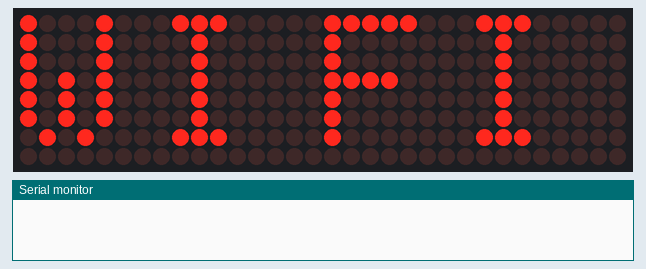
A program run on a simulated ESP8266 (NodeMCU). Parts: 32×8 LED matrix, the last lines printed to the serial monitor. WiFi joins after 1.5 s; servers stay silent unless stated; network time is answered at once with the bench clock; the local clock reads 2024-03-15 10:24:30 at power-on unless the program sets it.

Above: at 0.1 s.
At 2.9 s:
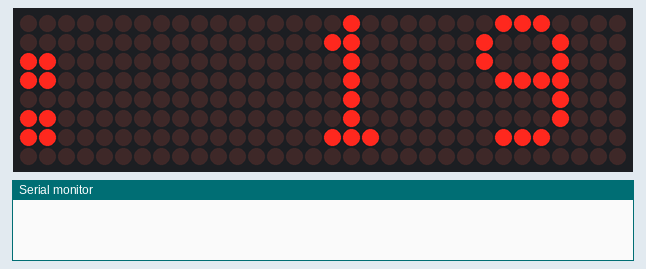
At 4.2 s:
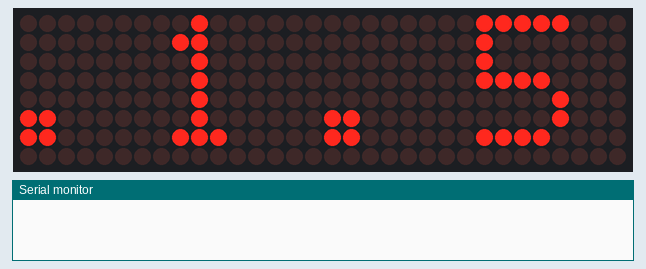
At 4.8 s:
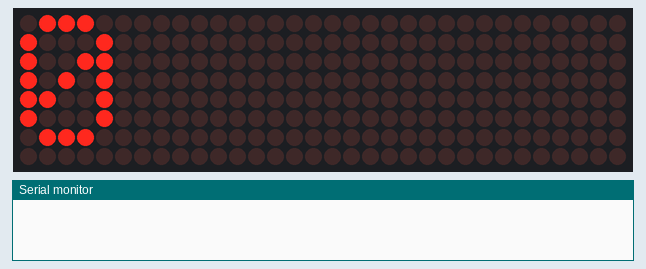
At 5.6 s:
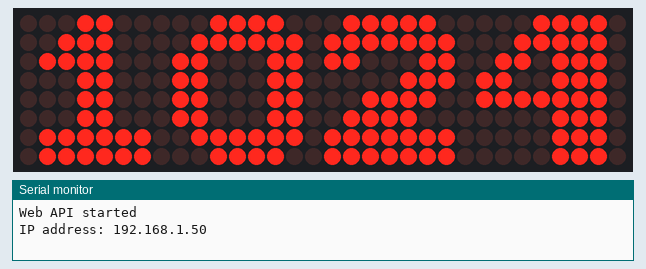
At 30.6 s:
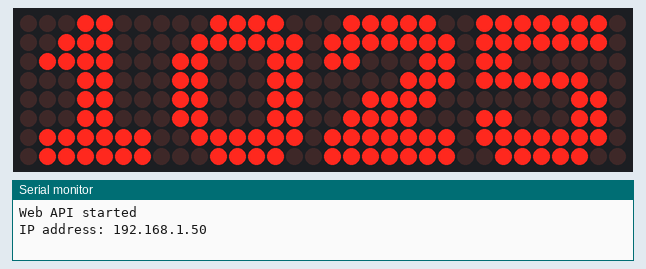

The program:

main.cpp
```cpp
#include <Arduino.h>
#include <MD_MAX72xx.h>
#include <NTPClient.h>
#include <ESP8266WiFi.h>
#include <WiFiManager.h>
#include <WiFiUdp.h>
#include <TimeLib.h>
#include <ESP8266WebServer.h>
#include <ArduinoJson.h>

// Define pins for the LED matrix
#define CLK_PIN   D5  // or GPIO14
#define DATA_PIN  D7  // or GPIO13
#define CS_PIN    D4  // or GPIO2

// Scrolling message parameters
#define SCROLL_DELAY 150  // Increased delay for slower scrolling (milliseconds)

// Define matrix properties
#define HARDWARE_TYPE MD_MAX72XX::FC16_HW
#define MAX_DEVICES 4
#define TOTAL_COLUMNS MAX_DEVICES * 8

// Create matrix object
MD_MAX72XX mx = MD_MAX72XX(HARDWARE_TYPE, DATA_PIN, CLK_PIN, CS_PIN, MAX_DEVICES);

// Define NTP Client to get time
WiFiUDP ntpUDP;
NTPClient timeClient(ntpUDP, "pool.ntp.org");

// Variables for time tracking
unsigned long lastUpdate = 0;
const long updateInterval = 1000; // Update every second
bool showColon = true;
bool configMode = false;

// Message scrolling variables
String currentMessage = "";
bool isScrolling = false;
int scrollPosition = 0;
int scrollCount = 0;
const int MAX_SCROLL_COUNT = 3;  // Number of times to scroll the message
unsigned long lastScrollUpdate = 0;

// Web Server
ESP8266WebServer server(80);

// Function prototypes
void displayTime(int hours, int minutes);
void displayError();
void checkWiFiConnection();
void scrollMessage();
void setupAPI();
void handleMessage();
void handleStopScroll();
void displayIPAddress(); // New prototype

// Variables for IP display
bool showingIP = false;
String ipToShow = "";

void setup() {
    Serial.begin(115200);

    // Initialize the LED matrix
    mx.begin();

    // Initialize all devices
    for (int i = 0; i < MAX_DEVICES; i++) {
        mx.control(i, MD_MAX72XX::INTENSITY, 1); // Set initial brightness (0-15)
        mx.control(i, MD_MAX72XX::SHUTDOWN, false); // Ensure display is on
        mx.control(i, MD_MAX72XX::DECODE, false); // No decode for digits
    }
    mx.clear();

    // Display "WIFI" while connecting
    mx.setChar(31, 'W');
    mx.setChar(23, 'I');
    mx.setChar(15, 'F');
    mx.setChar(7, 'I');
    mx.update();

    // Initialize WiFiManager
    WiFiManager wifiManager;

    // Set callback for entering configuration mode
    wifiManager.setAPCallback([](WiFiManager* mgr) {
        configMode = true;
        mx.clear();
        mx.setChar(31, 'C');
        mx.setChar(23, 'O');
        mx.setChar(15, 'N');
        mx.setChar(7, 'F');
        mx.update();
    });

    // Try to connect to WiFi
    if (!wifiManager.autoConnect("Clock-Setup")) {
        Serial.println("Failed to connect and hit timeout");
        ESP.restart();
    }
    configMode = false;

    // Wait a moment for the connection to stabilize
    delay(1000);

    // Display IP address once connected
    displayIPAddress();

    // Initialize time client
    timeClient.begin();
    timeClient.setTimeOffset(-10800); // Argentina timezone (GMT-3)

    // Setup API endpoints
    setupAPI();
    Serial.println("Web API started");
    Serial.print("IP address: ");
    Serial.println(WiFi.localIP());
}

void loop() {
  server.handleClient();  // Handle API requests

  if (WiFi.status() != WL_CONNECTED) {
    checkWiFiConnection();
    return;
  }

  unsigned long currentMillis = millis();

  // Handle scrolling message if active
  if (isScrolling) {
    scrollMessage();
  } else if (currentMillis - lastUpdate >= updateInterval) {
    timeClient.update();

    int hours = timeClient.getHours();
    int minutes = timeClient.getMinutes();

    displayTime(hours, minutes);
    showColon = !showColon;
    lastUpdate = currentMillis;

    // Add brightness control based on time of day
    if (hours >= 22 || hours < 6) {
      mx.control(MD_MAX72XX::INTENSITY, 0); // Dim at night
    } else {
      mx.control(MD_MAX72XX::INTENSITY, 3); // Brighter during the day
    }
  }
}

// Define custom large number patterns (8x8 each)
const uint8_t PROGMEM largeNumbers[10][8] = {
    {
        B00111100,  // 0
        B01111110,
        B11000110,
        B11000110,
        B11000110,
        B11000110,
        B01111110,
        B00111100
    },
    {
        B00011000,  // 1
        B00111000,
        B01111000,
        B00011000,
        B00011000,
        B00011000,
        B01111110,
        B01111110
    },
    {
        B01111100,  // 2
        B11111110,
        B11000110,
        B00001110,
        B00111100,
        B01111000,
        B11111110,
        B11111110
    },
    {
        B01111100,  // 3
        B11111110,
        B11000110,
        B00111100,
        B00000110,
        B11000110,
        B11111110,
        B01111100
    },
    {
        B00011110,  // 4
        B00111110,
        B01101110,
        B11001110,
        B11111110,
        B00001110,
        B00001110,
        B00001110
    },
    {
        B11111110,  // 5
        B11111110,
        B11000000,
        B11111100,
        B00000110,
        B11000110,
        B11111110,
        B01111100
    },
    {
        B01111100,  // 6
        B11111110,
        B11000000,
        B11111100,
        B11000110,
        B11000110,
        B11111110,
        B01111100
    },
    {
        B11111110,  // 7
        B11111110,
        B00000110,
        B00001100,
        B00011000,
        B00110000,
        B01100000,
        B11000000
    },
    {
        B01111100,  // 8
        B11111110,
        B11000110,
        B01111100,
        B11000110,
        B11000110,
        B11111110,
        B01111100
    },
    {
        B01111100,  // 9
        B11111110,
        B11000110,
        B11000110,
        B01111110,
        B00000110,
        B11111110,
        B01111100
    }
};

void displayLargeDigit(int digit, int module) {
    for (int row = 0; row < 8; row++) {
        mx.setRow(module, row, pgm_read_byte(&(largeNumbers[digit][row])));
    }
}

void displayTime(int hours, int minutes) {
    mx.clear();

    // Split time into digits
    int h1 = hours / 10;    // First digit of hours
    int h2 = hours % 10;    // Second digit of hours
    int m1 = minutes / 10;  // First digit of minutes
    int m2 = minutes % 10;  // Second digit of minutes

    // Display large digits (8x8 each)
    displayLargeDigit(h1, 3);  // Hours tens (leftmost module)
    displayLargeDigit(h2, 2);  // Hours ones

    // Display colon using two modules in the middle
    if (showColon) {
        // Draw larger colon dots
        mx.setPoint(15, 2, true);
        mx.setPoint(15, 3, true);
        mx.setPoint(16, 2, true);
        mx.setPoint(16, 3, true);

        mx.setPoint(15, 5, true);
        mx.setPoint(15, 6, true);
        mx.setPoint(16, 5, true);
        mx.setPoint(16, 6, true);
    }

    displayLargeDigit(m1, 1);  // Minutes tens
    displayLargeDigit(m2, 0);  // Minutes ones (rightmost module)

    mx.update();
}

void displayError() {
  mx.clear();
  mx.setChar(24, 'E');
  mx.setChar(16, 'R');
  mx.setChar(8, 'R');
  mx.setChar(0, ' ');
}

void checkWiFiConnection() {
  static unsigned long lastWiFiCheck = 0;
  const unsigned long checkInterval = 30000; // Check every 30 seconds

  if (millis() - lastWiFiCheck >= checkInterval) {
    displayError();
    Serial.println("WiFi disconnected. Attempting to reconnect...");
    WiFi.begin();
    lastWiFiCheck = millis();
  }
}

// Function to scroll text
void scrollMessage() {
    if (!isScrolling || currentMessage.length() == 0) return;

    if (millis() - lastScrollUpdate >= SCROLL_DELAY) {
        mx.clear();

        int charPosition = 31;  // Start from leftmost position
        size_t messageIndex = static_cast<size_t>(scrollPosition);

        // Display as many characters as will fit
        while (charPosition >= 0 && messageIndex < currentMessage.length()) {
            mx.setChar(charPosition, currentMessage[messageIndex]);
            charPosition -= 8;
            messageIndex++;
        }

        mx.update();
        scrollPosition++;

        // Check if one complete scroll cycle is done
        if (scrollPosition >= static_cast<int>(currentMessage.length() + MAX_DEVICES)) {
            scrollPosition = 0;
            scrollCount++;

            // Reset after appropriate number of scrolls (1 for IP, MAX_SCROLL_COUNT for messages)
            if ((showingIP && scrollCount >= 1) || (!showingIP && scrollCount >= MAX_SCROLL_COUNT)) {
                isScrolling = false;
                currentMessage = "";
                showingIP = false;
                scrollCount = 0;
            }
        }

        lastScrollUpdate = millis();
    }
}

// API endpoint handlers
void handleMessage() {
    if (server.hasArg("plain")) {
        StaticJsonDocument<200> doc;
        DeserializationError error = deserializeJson(doc, server.arg("plain"));

        if (error) {
            server.send(400, "text/plain", "Invalid JSON");
            return;
        }

        if (doc.containsKey("message")) {
            currentMessage = doc["message"].as<String>();
            scrollPosition = 0;
            scrollCount = 0;
            isScrolling = true;

            String response = "{\"status\":\"success\",\"message\":\"" + currentMessage + "\",\"scrolls\":\"" + String(MAX_SCROLL_COUNT) + "\"}";
            server.send(200, "application/json", response);
        } else {
            server.send(400, "text/plain", "Missing message parameter");
        }
    } else {
        server.send(400, "text/plain", "No message provided");
    }
}

void handleStopScroll() {
    isScrolling = false;
    currentMessage = "";
    mx.clear();
    mx.update();
    server.send(200, "text/plain", "Scrolling stopped");
}

void setupAPI() {
    // API endpoints
    server.on("/api/message", HTTP_POST, handleMessage);
    server.on("/api/stop", HTTP_POST, handleStopScroll);

    // Simple status endpoint
    server.on("/api/status", HTTP_GET, []() {
        StaticJsonDocument<200> doc;
        doc["scrolling"] = isScrolling;
        doc["message"] = currentMessage;

        String response;
        serializeJson(doc, response);
        server.send(200, "application/json", response);
    });

    server.begin();
}

void displayIPAddress() {
    if (ipToShow.isEmpty()) {
        ipToShow = WiFi.localIP().toString();
    }

    // Use the existing scroll mechanism
    currentMessage = "IP: " + ipToShow;
    scrollPosition = 0;
    scrollCount = 0;
    isScrolling = true;
    showingIP = true;

    // Let it scroll through the message once
    while (isScrolling) {
        scrollMessage();
        delay(SCROLL_DELAY);

        // Stop after one complete scroll
        if (scrollCount >= 1) {
            isScrolling = false;
            currentMessage = "";
            showingIP = false;
        }
    }
}
```

Measured:
- what the display in image 4 shows lasts 24.9 s, from 5.6 s to 30.5 s
